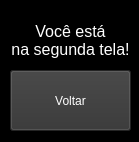
<?xml version="1.0" encoding="UTF-8"?>
<ui version="4.0">
 <class>congratsWindow</class>
 <widget class="QMainWindow" name="congratsWindow">
  <property name="geometry">
   <rect>
    <x>0</x>
    <y>0</y>
    <width>139</width>
    <height>142</height>
   </rect>
  </property>
  <property name="windowTitle">
   <string>MainWindow</string>
  </property>
  <property name="styleSheet">
   <string notr="true">background-color: rgb(0, 0, 0);</string>
  </property>
  <widget class="QWidget" name="centralwidget">
   <widget class="QLabel" name="label_2">
    <property name="geometry">
     <rect>
      <x>10</x>
      <y>0</y>
      <width>121</width>
      <height>81</height>
     </rect>
    </property>
    <property name="font">
     <font>
      <family>MS UI Gothic</family>
      <pointsize>12</pointsize>
      <weight>50</weight>
      <italic>false</italic>
      <bold>false</bold>
     </font>
    </property>
    <property name="cursor">
     <cursorShape>ArrowCursor</cursorShape>
    </property>
    <property name="styleSheet">
     <string notr="true">font: 12pt &quot;MS UI Gothic&quot;;
color: rgb(255, 255, 255);</string>
    </property>
    <property name="text">
     <string>Você está 
na segunda tela!</string>
    </property>
    <property name="alignment">
     <set>Qt::AlignCenter</set>
    </property>
   </widget>
   <widget class="QPushButton" name="backButton">
    <property name="geometry">
     <rect>
      <x>10</x>
      <y>70</y>
      <width>121</width>
      <height>61</height>
     </rect>
    </property>
    <property name="styleSheet">
     <string notr="true">font: 12pt &quot;MS UI Gothic&quot;;
background-color: rgb(51, 51, 51);
color: rgb(255, 255, 255);</string>
    </property>
    <property name="text">
     <string>Voltar</string>
    </property>
   </widget>
  </widget>
 </widget>
 <resources/>
 <connections/>
</ui>
